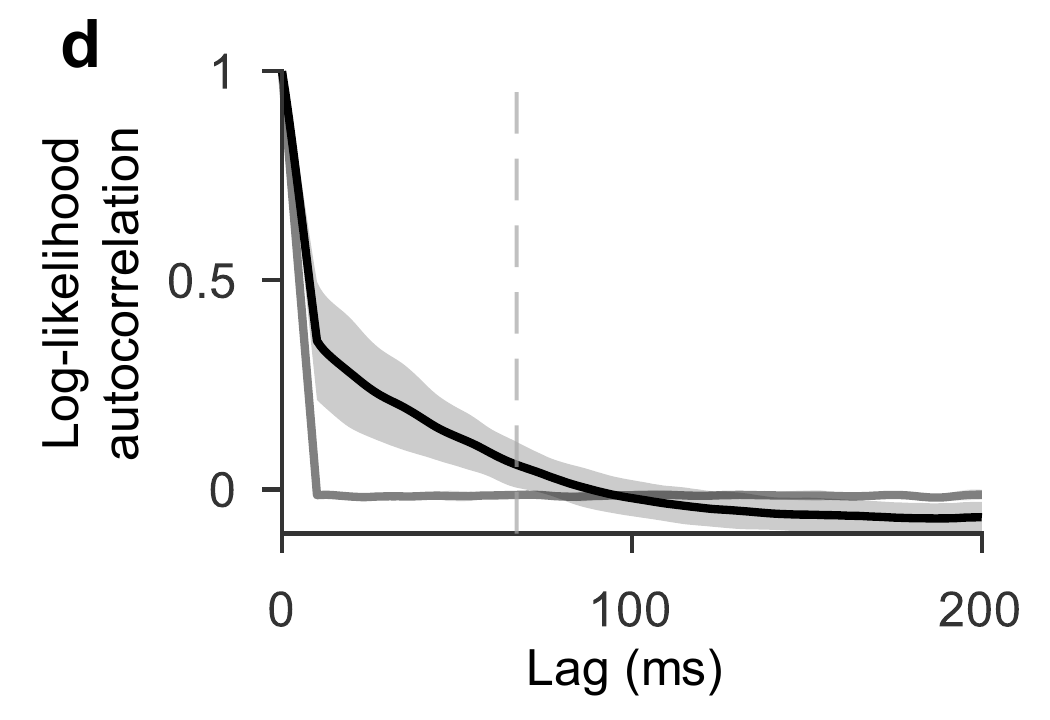
#> input picture digitize/fig2d_crop.png, 1050 x 720 px, found by its file name
$ python digitize_fig2d.py
#> lines starting #> are read from the running program, lines starting #| are printed output that depends on the picture; after the words box and inside, x2 and y2 are one past the last pixel; in counts of white or black regions, pixels touching at a corner belong together; long printed decimals are rounded
"""Digitize Fig. 2d of Hesse et al. (2026): LLR autocorrelation (black = data, grey = shuffled, band = SD)."""
import json
import numpy as np
from PIL import Image

im = np.asarray(Image.open("digitize/fig2d_crop.png").convert("RGB")).astype(int)
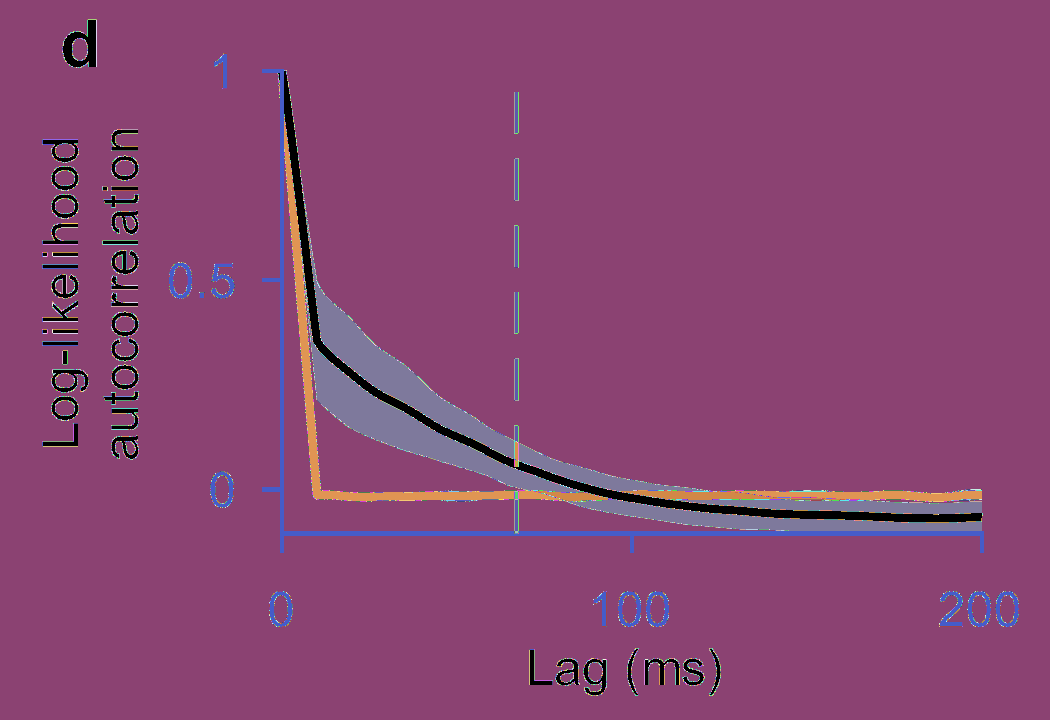
#> im: shape (720, 1050, 3) int64; 256 distinct labels, from 0 to 255; one colour per label, 0 black
H, W, _ = im.shape
#> H = 720; W = 1050
gray = im.mean(axis=2)
dark = gray < 90
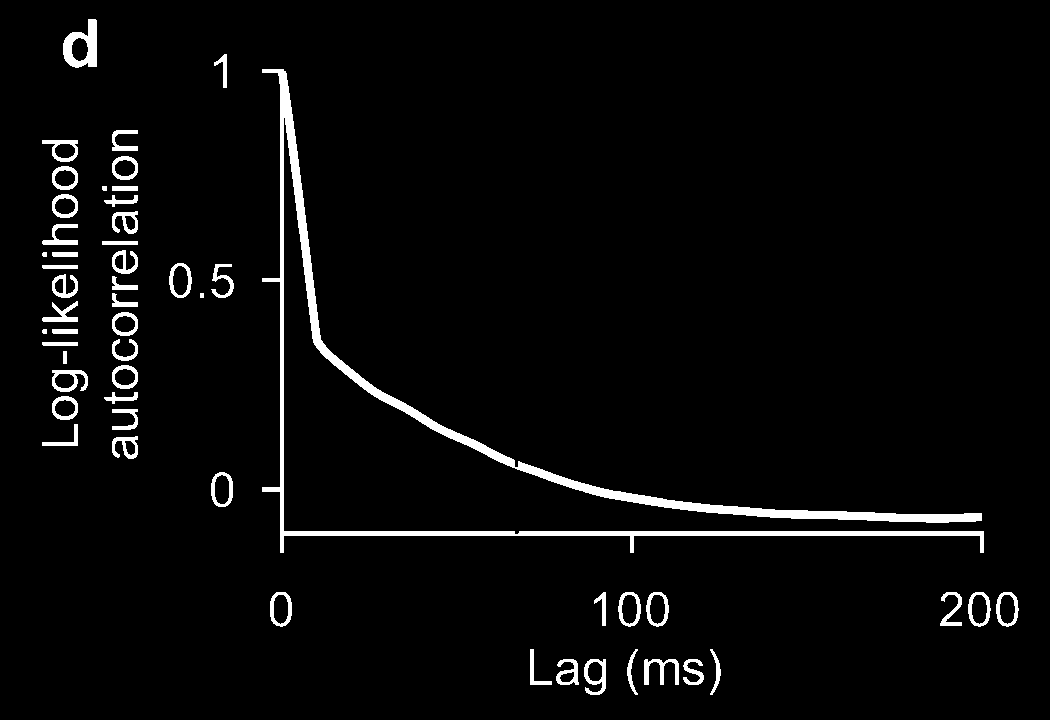
#> dark: shape (720, 1050) bool; 3.5% white; 53 white regions, largest, box (x1, y1, x2, y2) and area: (262, 69, 984, 553) 13897, (63, 19, 97, 68) 912, (644, 659, 679, 685) 397

# axis lines: longest dark vertical line (y axis) and horizontal line (x axis)
col_counts = dark.sum(axis=0)
#> col_counts = 1050 values, max 491 at index 281, min 0 at index 0, mean 25.23
row_counts = dark.sum(axis=1)
#> row_counts = 720 values, max 704 at index 534, min 0 at index 0, mean 36.79
x_axis_col = int(np.argmax(col_counts[:500]))          # y-axis line column
#> x_axis_col = 281
y_axis_row = int(np.argmax(row_counts[300:]) + 300)   # x-axis line row
#> y_axis_row = 534
# tick marks on the y axis: short dark horizontal runs just left of the axis line
ticks_y = []
for r in range(H):
    seg = dark[r, x_axis_col - 14:x_axis_col - 2]
    if seg.mean() > 0.8:
        ticks_y.append(r)
#> after the loop, ticks_y = [69, 70, 71, 72, 278, 279, 280, 281, 487, 488, 489, 490, 491]
# group consecutive rows
def group(v):
    out, cur = [], [v[0]]
#> out = []; cur = [69]
    for a in v[1:]:
        if a - cur[-1] <= 1:
            cur.append(a)
        else:
            out.append(np.mean(cur)); cur = [a]
#> this loop made 12 passes
#> (a, cur) on passes 4, 8: (278, [278]), (487, [487])
#> a on passes 1, 2, 3, 5, 6, 7: 70, 71, 72, 279, 280, 281
#> after the loop, out = [70.5, 279.5]
    out.append(np.mean(cur)); return out
ty = group(ticks_y)
#> ty = [70.5, 279.5, 489]
ticks_x = []
for c in range(W):
    seg = dark[y_axis_row + 2:y_axis_row + 14, c]
    if seg.mean() > 0.8:
        ticks_x.append(c)
#> after the loop, ticks_x = [280, 281, 282, 283, 630, 631, 632, 633, 980, 981, 982, 983]
tx = group(ticks_x)
#> the loop in group (call 2), `for a in v[1:]:` made 11 passes
#> (a, cur) on passes 4, 8: (630, [630]), (980, [980])
#> a on passes 1, 2, 3, 5, 6, 7: 281, 282, 283, 631, 632, 633
#> tx = [281.5, 631.5, 981.5]
print("axis col", x_axis_col, "axis row", y_axis_row, "y ticks", ty, "x ticks", tx)
#| axis col 281 axis row 534 y ticks [70.5, 279.5, 489.0] x ticks [281.5, 631.5, 981.5]
# y ticks top->bottom: 1, 0.5, 0 ; x ticks: 0, 100, 200
ty = sorted(ty)[:3]
tx = sorted(tx)
y1, y05, y0 = ty
#> y1 = 70.5; y05 = 279.5; y0 = 489
px_per_unit_y = (y0 - y1) / 1.0
#> px_per_unit_y = 418.5
x0, x200 = tx[0], tx[-1]
#> x0 = 281.5; x200 = 981.5
px_per_ms = (x200 - x0) / 200.0
#> px_per_ms = 3.5

def to_val(row):
    return (y0 - row) / px_per_unit_y

def col_of(lag):
    return int(round(x0 + lag * px_per_ms))

black = (im.max(axis=2) < 40)
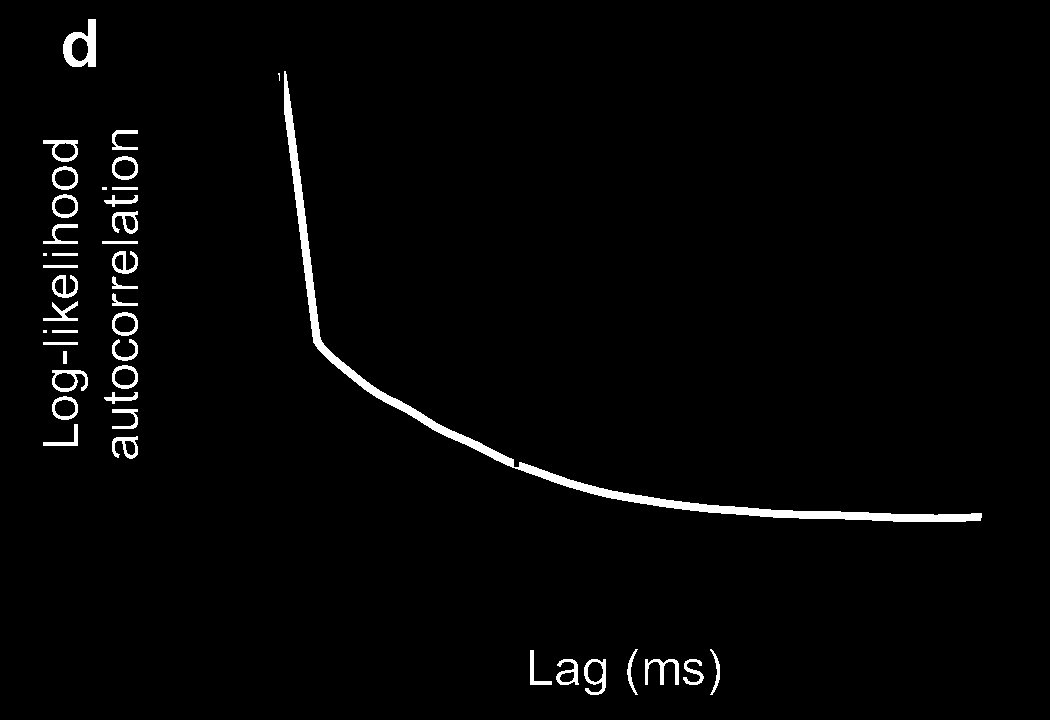
#> black: shape (720, 1050) bool; 2.1% white; 42 white regions (4 under 20 px), largest, box (x1, y1, x2, y2) and area: (284, 71, 982, 522) 7651, (63, 19, 96, 67) 842, (645, 659, 679, 685) 348
band = (np.abs(im[:, :, 0] - 211) < 14) & (np.abs(im[:, :, 1] - 211) < 14) & (np.abs(im[:, :, 2] - 211) < 14)
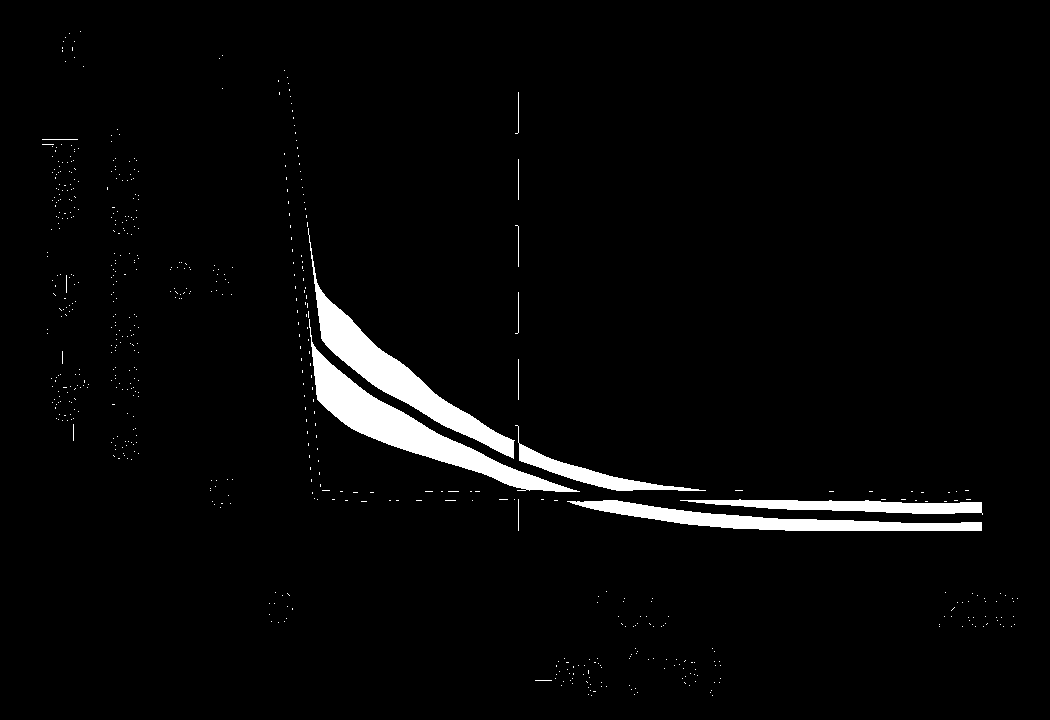
#> band: shape (720, 1050) bool; 3.2% white; 615 white regions (603 under 20 px), largest, box (x1, y1, x2, y2) and area: (309, 319, 580, 492) 7502, (308, 228, 515, 459) 6705, (567, 500, 982, 531) 4475
greyc = (np.abs(gray - 125) < 22) & (np.ptp(im, axis=2) < 10)
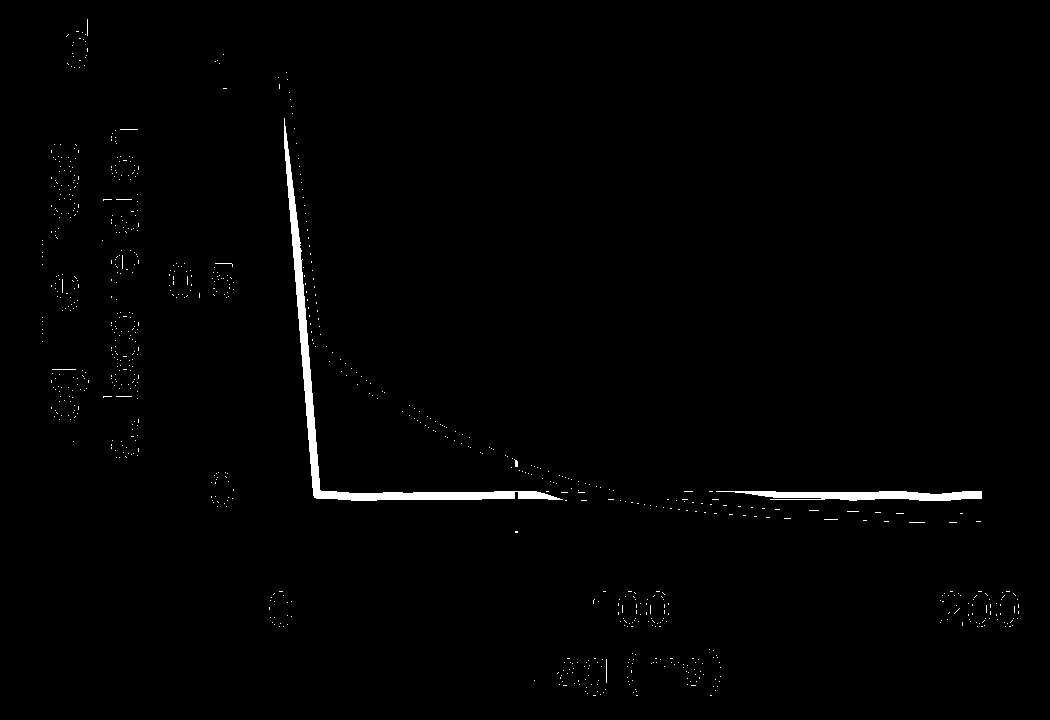
#> greyc: shape (720, 1050) bool; 1% white; 828 white regions (822 under 20 px), largest, box (x1, y1, x2, y2) and area: (284, 118, 563, 501) 4454, (716, 491, 982, 501) 1769, (52, 369, 76, 370) 24, (606, 659, 607, 683) 24, (514, 459, 518, 467) 21, (215, 263, 233, 267) 20

rows = {}
for lag in list(range(10, 201, 5)):
    c = col_of(lag)
    if c >= W:
        continue
    cols = range(max(c - 1, 0), min(c + 2, W))
    rr = [r for cc in cols for r in range(int(y1) - 5, y_axis_row - 2) if black[r, cc]]
    gr = [r for cc in cols for r in range(int(y1) - 5, y_axis_row - 2) if greyc[r, cc]]
    br = [r for cc in cols for r in range(int(y1) - 5, y_axis_row - 2) if band[r, cc] or black[r, cc]]
    rows[lag] = {
        "acf": float(to_val(np.median(rr))) if rr else None,
        "shuffled": float(to_val(np.median(gr))) if gr else None,
        "band_hi": float(to_val(min(br))) if br else None,
        "band_lo": float(to_val(max(br))) if br else None,
    }
#> this loop made 39 passes
#> c on passes 1 to 12: 316, 334, 352, 369, 386, 404, 422, 439, 456, 474, 492, 509
#> (c, gr) on passes 15 to 20: (562, [492, 499, 476, 492, 499, 492]), (579, [481, 490, 492, 492, 492]), (596, [486]), (614, [490, 499]), (632, [502, 502]), (649, [505])
#> after the loop, rows = 39 items
for k, v in rows.items():
    print(k, v)
#> this loop made 39 passes
#> k on passes 1 to 12: 10, 15, 20, 25, 30, 35, 40, 45, 50, 55, 60, 65
#| 10 {'acf': 0.3895, 'shuffled': 0.04898, 'band_hi': 0.5161, 'band_lo': -0.02389}
#| 15 {'acf': 0.3094, 'shuffled': -0.01314, 'band_hi': 0.4421, 'band_lo': -0.02389}
#| 20 {'acf': 0.2748, 'shuffled': -0.01673, 'band_hi': 0.4062, 'band_lo': -0.007168}
#| 25 {'acf': 0.2425, 'shuffled': -0.01673, 'band_hi': 0.3608, 'band_lo': -0.007168}
#| 30 {'acf': 0.2174, 'shuffled': -0.01553, 'band_hi': 0.325, 'band_lo': 0.1099}
#| 35 {'acf': 0.1959, 'shuffled': -0.01673, 'band_hi': 0.2987, 'band_lo': 0.09558}
#| 40 {'acf': 0.1697, 'shuffled': -0.01553, 'band_hi': 0.2605, 'band_lo': -0.02628}
#| 45 {'acf': 0.1458, 'shuffled': -0.01434, 'band_hi': 0.2222, 'band_lo': 0.0693}
#> (further printed lines are left out)
res = {"source": "Hesse et al. 2026 bioRxiv 10.64898/2026.10.15.759299, Fig. 2d (page 36), rendered at 600 dpi",
       "calibration": {"x_axis_col": x_axis_col, "y_axis_row": y_axis_row, "y_ticks_px": ty, "x_ticks_px": tx,
                       "px_per_unit_y": px_per_unit_y, "px_per_ms": px_per_ms},
       "digitized": rows,
       "note": "black = recorded data mean across sessions; band = SD across sessions; shuffled = time-shuffled control"}
json.dump(res, open("digitize/fig2d_acf.json", "w"), indent=1)
